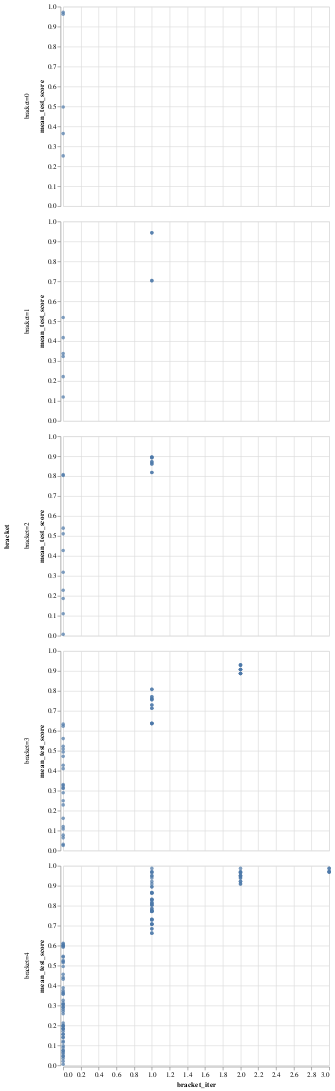

Write notebook code for a chart like this one.
### Code cell
from altair import Chart
Chart(df).mark_circle().encode(
    x='bracket_iter', row='bracket', y='mean_test_score')

### Figure 1 — Vega-Lite specification as saved in the notebook (floating-point values rounded to 4 significant figures; data arrays with more than 128 entries replaced by an {"elided": "..."} marker saying what was removed)
{"$schema": "https://vega.github.io/schema/vega-lite/v2.4.3.json", "config": {"view": {"height": 300, "width": 400}}, "data": {"values": {"elided": "206 records"}}, "encoding": {"row": {"field": "bracket", "type": "nominal"}, "x": {"field": "bracket_iter", "type": "quantitative"}, "y": {"field": "mean_test_score", "type": "quantitative"}}, "mark": "circle"}
